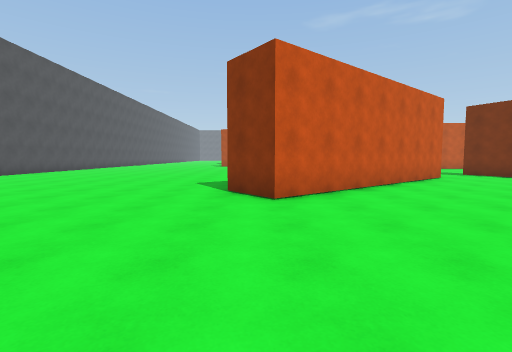
[1] (above)

24 first-person views from a walk through a scene from a Unity 3-D project. The camera is 1.4 m above the floor, tilts 4° down and sees 85° across. The floor is counted in squares, 2 m on a side. Each view is taken from the middle of a square. On the plan, view 1 faces up. The plan holds only what a view shows up to about 9 squares ahead; the rest is blank. The place goes on beyond the plan.

[2]
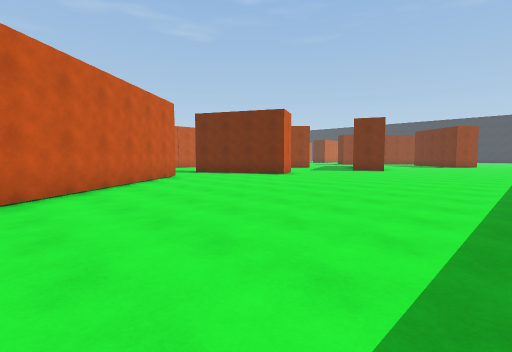

[3]
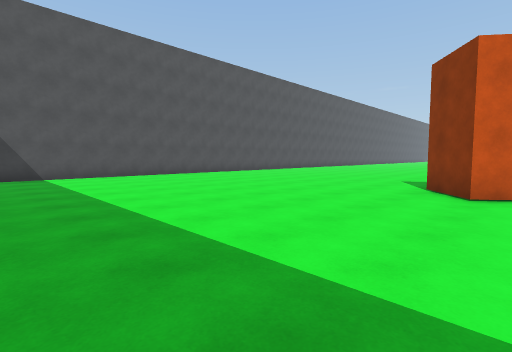

[4]
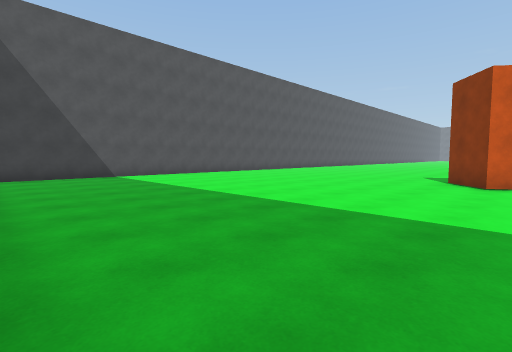

[5]
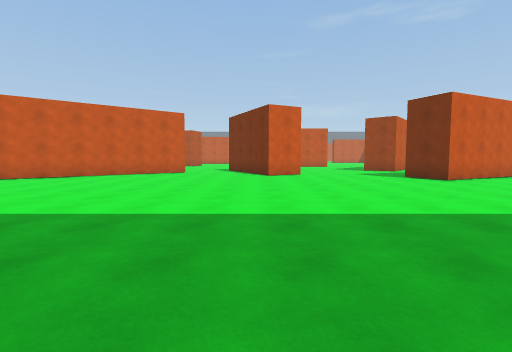

[6]
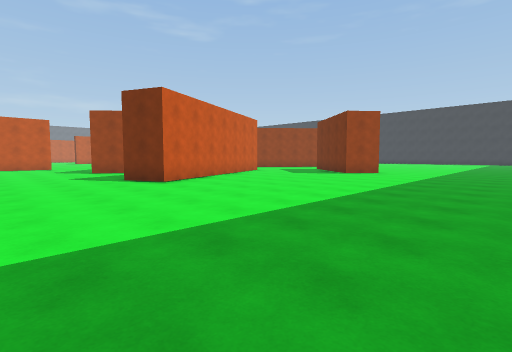

[7]
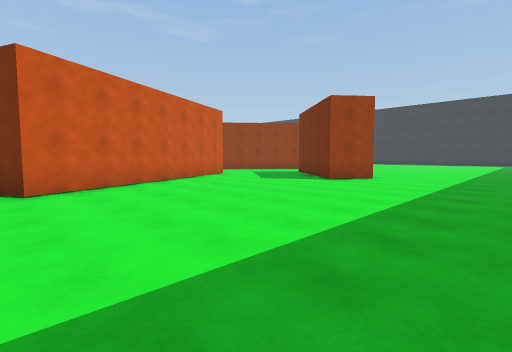

[8]
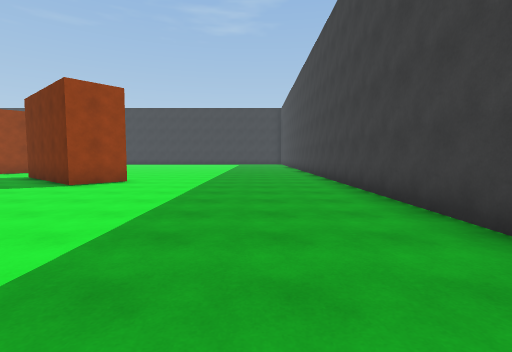

[9]
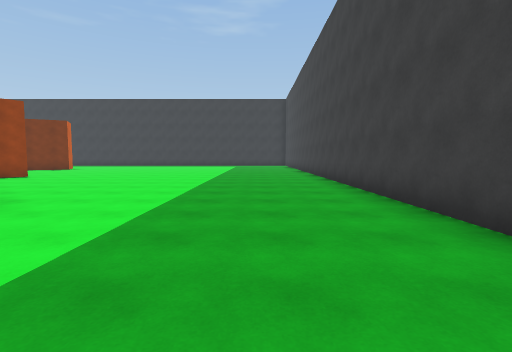

[10]
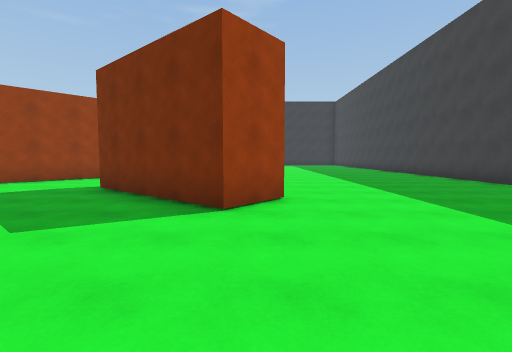

[11]
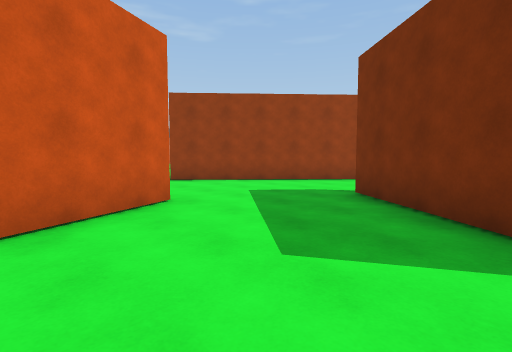

[12]
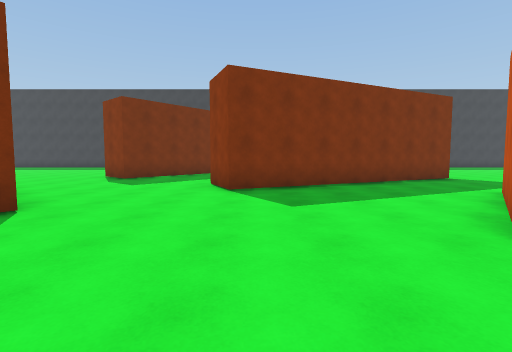

[13]
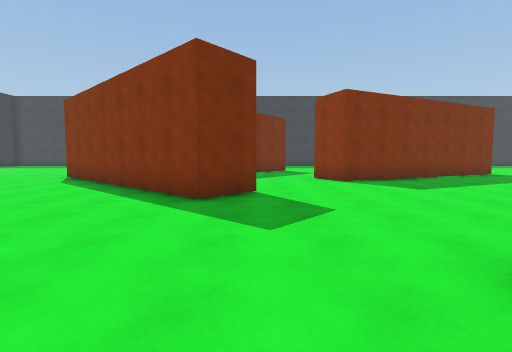

[14]
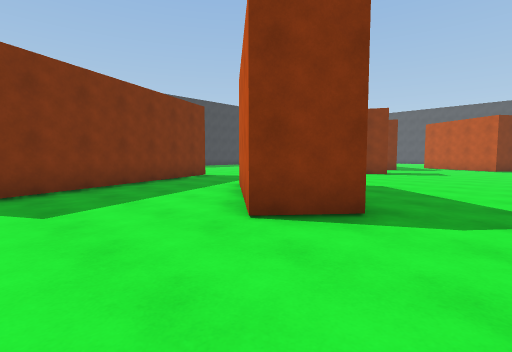

[15]
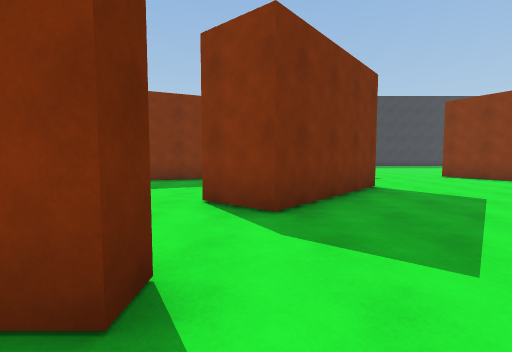

[16]
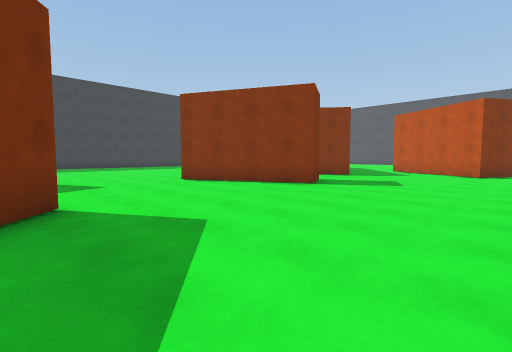

[17]
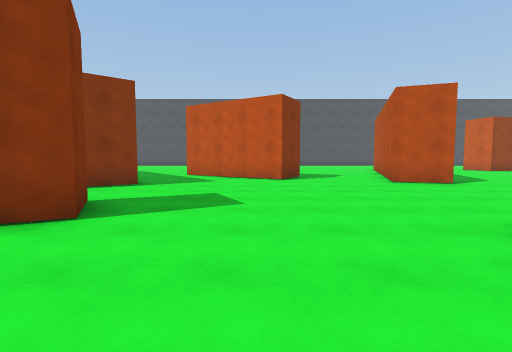

[18]
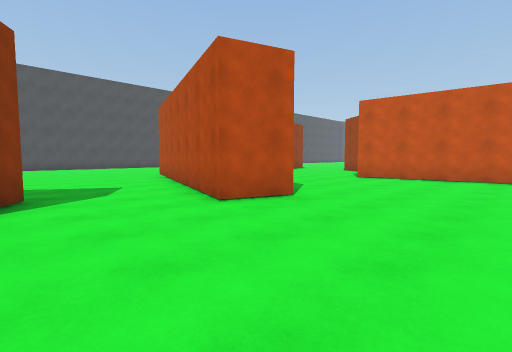

[19]
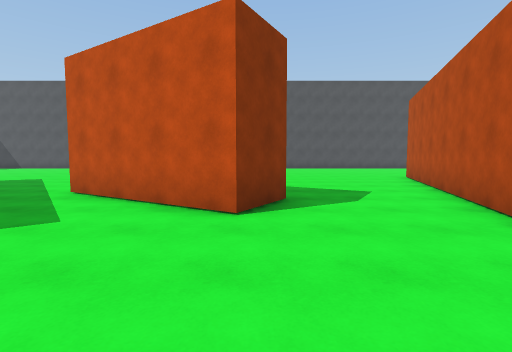

[20]
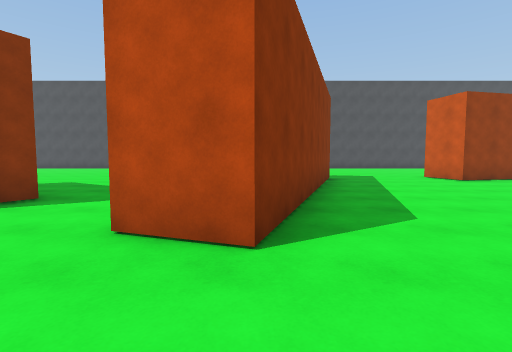

[21]
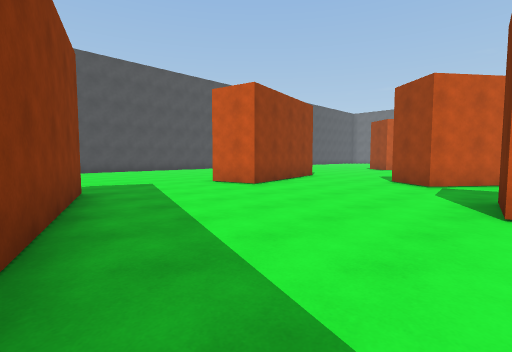

[22]
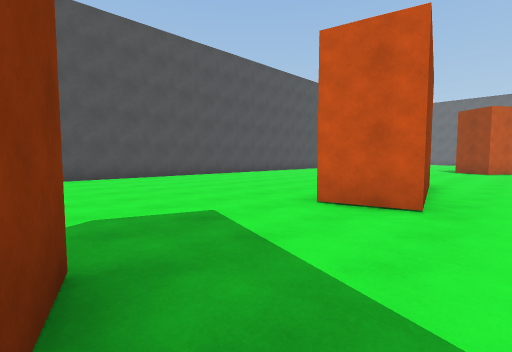

[23]
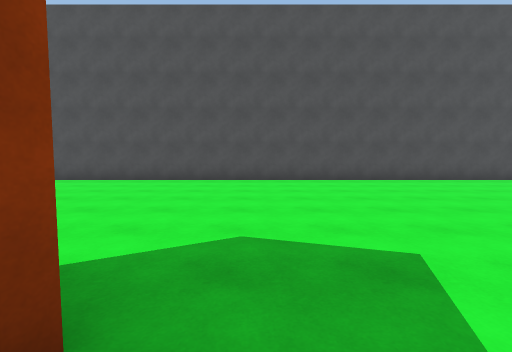

[24]
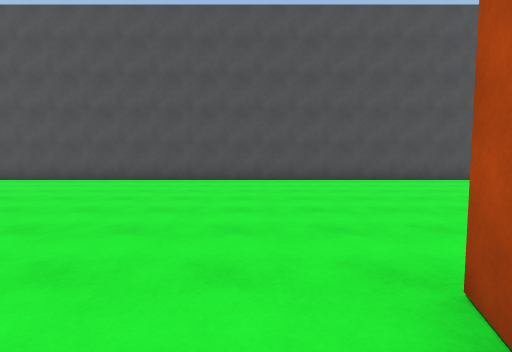

### Floor plan
Points are (right, up) in squares from view 1. A wall is a line through its corners. A room is listed if a view was taken in it or the views show most of it. See-through windows are left out.
Room 1 (views 1, 2, 3, 4, 5, 6, 7, 8, 9, 10, 11, 23, 24)
walls: (5.9, 9) (0.3, 4.5) (-0.6, 5.6); (4.5, 16.7) (-2.5, 19.1); (-2, 20.4) (-0.8, 20); (-9.2, 1.6) (-9.2, -2.6); (17.4, -3.3) (28, -3.3); (21.1, 8) (14.5, 5) (14, 6.3); (-1, 23.9) (-2.3, 23.6); (22.7, 2.5) (21.6, 3.4) (23.2, 5.3); (-9.2, 28.6) (-9.2, 10.4)
ways out: opening at (-2.5, 28.5) to room 2; opening at (0, 22) to room 2; opening at (4.5, 15.5) to room 2; opening at (4.8, 9.5) to room 2; opening at (11.5, 7) to room 2; opening at (24.5, 6.5) to room 2
Room 2 (views 12, 13, 14, 15, 16, 17, 18, 19, 20, 21, 22)
walls: (17.6, 15.4) (17.6, 16) (18, 16); (14.2, 10.6) (16.8, 13.6) (17.8, 12.7) (15.3, 9.7); (7.7, 23.5) (3.8, 23) (3.6, 24.4); (7.7, 10.4) (8.9, 11) (10.7, 7.5); (14, 6.3) (20.5, 9.3) (21.1, 8); (5.1, 10.1) (5.8, 9.2); (2.5, 14.5) (3.7, 13.8) (1.7, 10.4); (23.2, 5.3) (24.1, 6.4) (24.6, 6); (2.8, 26.9) (2.3, 26.2) (1.2, 27.1); (28.1, 6.9) (23, 11.5) (23.9, 12.6) (29, 8); (-0.8, 20) (5, 18) (4.5, 16.7); (-1.7, 27.6) (-1, 23.9)
ways out: opening at (-2.5, 28.5) to room 1; opening at (0, 22) to room 1; opening at (4.5, 15.5) to room 1; opening at (4.8, 9.5) to room 1; opening at (11.5, 7) to room 1; opening at (24.5, 6.5) to room 1; opening at (4, 25.5)

Where each view was taken, in squares from view 1:
view 1: 0 up, 0 right, facing up
view 2: 0 up, 1 right, facing up-right
view 3: 1 down, 1 right, facing up-left
view 4: 3 down, 1 right, facing up-left
view 5: 3 down, 9 right, facing up
view 6: 2 down, 11 right, facing up-right
view 7: 1 down, 14 right, facing up-right
view 8: 1 down, 15 right, facing right
view 9: 1 down, 19 right, facing right
view 10: 3 up, 18 right, facing right
view 11: 4 up, 19 right, facing up-right
view 12: 15 up, 20 right, facing down
view 13: 17 up, 23 right, facing down
view 14: 15 up, 20 right, facing down-left
view 15: 17 up, 17 right, facing down
view 16: 15 up, 15 right, facing down-left
view 17: 13 up, 12 right, facing left
view 18: 14 up, 8 right, facing up-left
view 19: 14 up, 7 right, facing left
view 20: 18 up, 7 right, facing left
view 21: 19 up, 4 right, facing up-left
view 22: 20 up, 0 right, facing up-left
view 23: 21 up, 1 left, facing left
view 24: 18 up, 1 left, facing left
